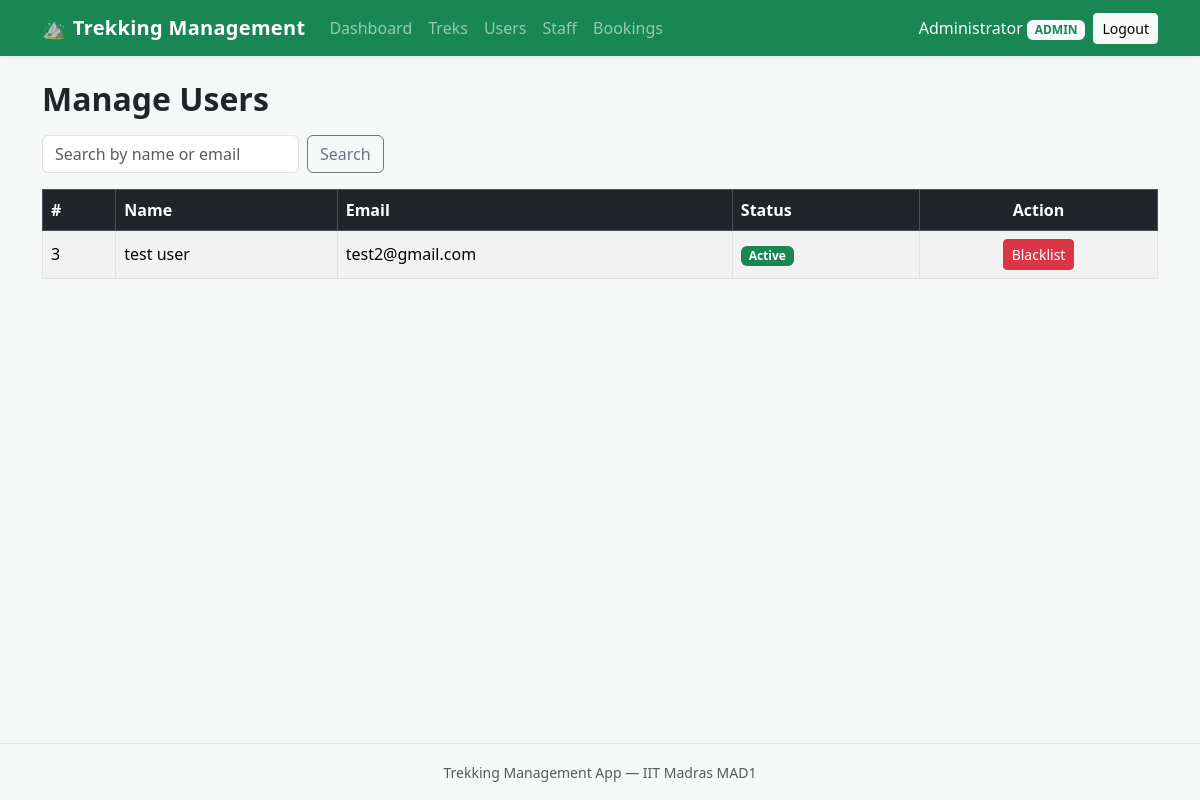
Page /admin/users (signed in) on the committed database.
### models/user.py (models this page shows, shortened)
class User(UserMixin, db.Model):
    __tablename__ = "users"
    id = db.Column(db.Integer, primary_key=True)
    name = db.Column(db.String(80), nullable=False)
    email = db.Column(db.String(120), unique=True, nullable=False)
    password_hash = db.Column(db.String(255), nullable=False)
    role = db.Column(db.String(20), nullable=False, default="user")
    approved = db.Column(db.Boolean, nullable=False, default=False)
    blacklisted = db.Column(db.Boolean, nullable=False, default=False)
    bookings = db.relationship("Booking", backref="user", lazy=True)

### routes/admin.py (the view)
@admin_bp.route("/users")
@admin_required
def list_users():
    q = request.args.get("q", "").strip()
    query = User.query.filter_by(role="user")
    if q:
        like = f"%{q}%"
        query = query.filter(db.or_(User.name.ilike(like),
                                    User.email.ilike(like)))
    users = query.order_by(User.id.desc()).all()
    return render_template("admin/users.html", users=users, q=q)

### models/user.py (called while the page is built)
@login_manager.user_loader
def load_user(user_id):
    return User.query.get(int(user_id))

### routes/admin.py (called while the page is built)
def admin_required(view):
    @wraps(view)
    @login_required
    def wrapped(*args, **kwargs):
        if current_user.role != "admin":
            abort(403)
        return view(*args, **kwargs)
    return wrapped

### templates/admin/users.html (shortened to what this page needs)
{% extends "base.html" %}
{% block content %}
<h2 class="mb-3">Manage Users</h2>
<form class="row g-2 mb-3" method="GET" action="{{ url_for('admin.list_users') }}">
    <div class="col-auto">
        <input type="text" name="q" class="form-control"
               placeholder="Search by name or email" value="{{ q }}">
    </div>
    <div class="col-auto">
        <button type="submit" class="btn btn-outline-secondary">Search</button>
    </div>
</form>
{% if users %}
<div class="table-responsive">
    <table class="table table-striped table-bordered align-middle">
        <thead class="table-dark">
            <tr>
                <th>#</th>
                <th>Name</th>
                <th>Email</th>
                <th>Status</th>
                <th class="text-center">Action</th>
            </tr>
        </thead>
        <tbody>
            {% for user in users %}
            <tr>
                <td>{{ user.id }}</td>
                <td>{{ user.name }}</td>
                <td>{{ user.email }}</td>
                <td>
                    {% if user.blacklisted %}
                    <span class="badge bg-danger">Blacklisted</span>
                    {% else %}
                    <span class="badge bg-success">Active</span>
                    {% endif %}
                </td>
                <td class="text-center">
                    <form method="POST"
                          action="{{ url_for('admin.toggle_blacklist', user_id=user.id) }}">
                        {% if user.blacklisted %}
                        <button class="btn btn-sm btn-success">Un-blacklist</button>
                        {% else %}
                        <button class="btn btn-sm btn-danger">Blacklist</button>
                        {% endif %}
                    </form>
                </td>
            </tr>
            {% endfor %}
        </tbody>
    </table>
</div>
{% else %}
<p class="text-muted">No users found.</p>
{% endif %}
{% endblock %}

### templates/base.html (shortened to what this page needs)
<!DOCTYPE html>
<html lang="en">
<head>
    <link
        href="https://cdn.jsdelivr.net/npm/bootstrap@5.3.3/dist/css/bootstrap.min.css"
        rel="stylesheet">
    <link rel="stylesheet"
          href="{{ url_for('static', filename='style.css') }}">
</head>
<body>
    <nav class="navbar navbar-expand-lg navbar-dark bg-success shadow-sm">
        <div class="container">
            <a class="navbar-brand fw-bold" href="{{ url_for('user.home') }}">
                &#9968; Trekking Management
            </a>
            <div class="collapse navbar-collapse" id="mainNav">
                <ul class="navbar-nav me-auto mb-2 mb-lg-0">
                    {% if current_user.is_authenticated %}
                        {% if current_user.role == 'user' %}
                            <li class="nav-item">
                                <a class="nav-link" href="{{ url_for('user.home') }}">
                                    Browse Treks
                                </a>
                            </li>
                            <li class="nav-item">
                                <a class="nav-link"
                                   href="{{ url_for('user.dashboard') }}">
                                    My Bookings
                                </a>
                            </li>
                        {% elif current_user.role == 'admin' %}
                            <li class="nav-item">
                                <a class="nav-link"
                                   href="{{ url_for('admin.dashboard') }}">
                                    Dashboard
                                </a>
                            </li>
                            <li class="nav-item">
                                <a class="nav-link"
                                   href="{{ url_for('admin.list_treks') }}">Treks</a>
                            </li>
                            <li class="nav-item">
                                <a class="nav-link"
                                   href="{{ url_for('admin.list_users') }}">Users</a>
                            </li>
                            <li class="nav-item">
                                <a class="nav-link"
                                   href="{{ url_for('admin.list_staff') }}">Staff</a>
                            </li>
                            <li class="nav-item">
                                <a class="nav-link"
                                   href="{{ url_for('admin.list_bookings') }}">
                                    Bookings
                                </a>
                            </li>
                        {% endif %}
                    {% endif %}
                </ul>
                <div class="d-flex align-items-lg-center flex-column flex-lg-row gap-2">
                    {% if current_user.is_authenticated %}
                        <span class="navbar-text text-light">
                            {{ current_user.name }}
                            <span class="badge bg-light text-success text-uppercase">
                                {{ current_user.role }}
                            </span>
                        </span>
                        <a class="btn btn-light btn-sm"
                           href="{{ url_for('auth.logout') }}">Logout</a>
                    {% else %}
                        <a class="btn btn-outline-light btn-sm"
                           href="{{ url_for('auth.login') }}">Login</a>
                        <a class="btn btn-light btn-sm"
                           href="{{ url_for('auth.register') }}">Register</a>
                    {% endif %}
                </div>
            </div>
        </div>
    </nav>
    <main class="container py-4">
        {% block content %}{% endblock %}
    </main>
    <footer class="border-top mt-auto py-3">
        <div class="container text-center text-muted">
            <small>Trekking Management App &mdash; IIT Madras MAD1</small>
        </div>
    </footer>
</body>
</html>

### static/style.css (style rules this page uses)
body { min-height: 100vh; display: flex; flex-direction: column; background-color: #f6f8f7; }
main { flex: 1; }
.navbar-brand { letter-spacing: 0.3px; }
.table > :not(caption) > * > * { vertical-align: middle; }
h2 { font-weight: 600; }

### rows in the picture
User: name "Administrator", role "ADMIN"
User: id "3", name "test user", email "test2@gmail.com", blacklisted "Active"
